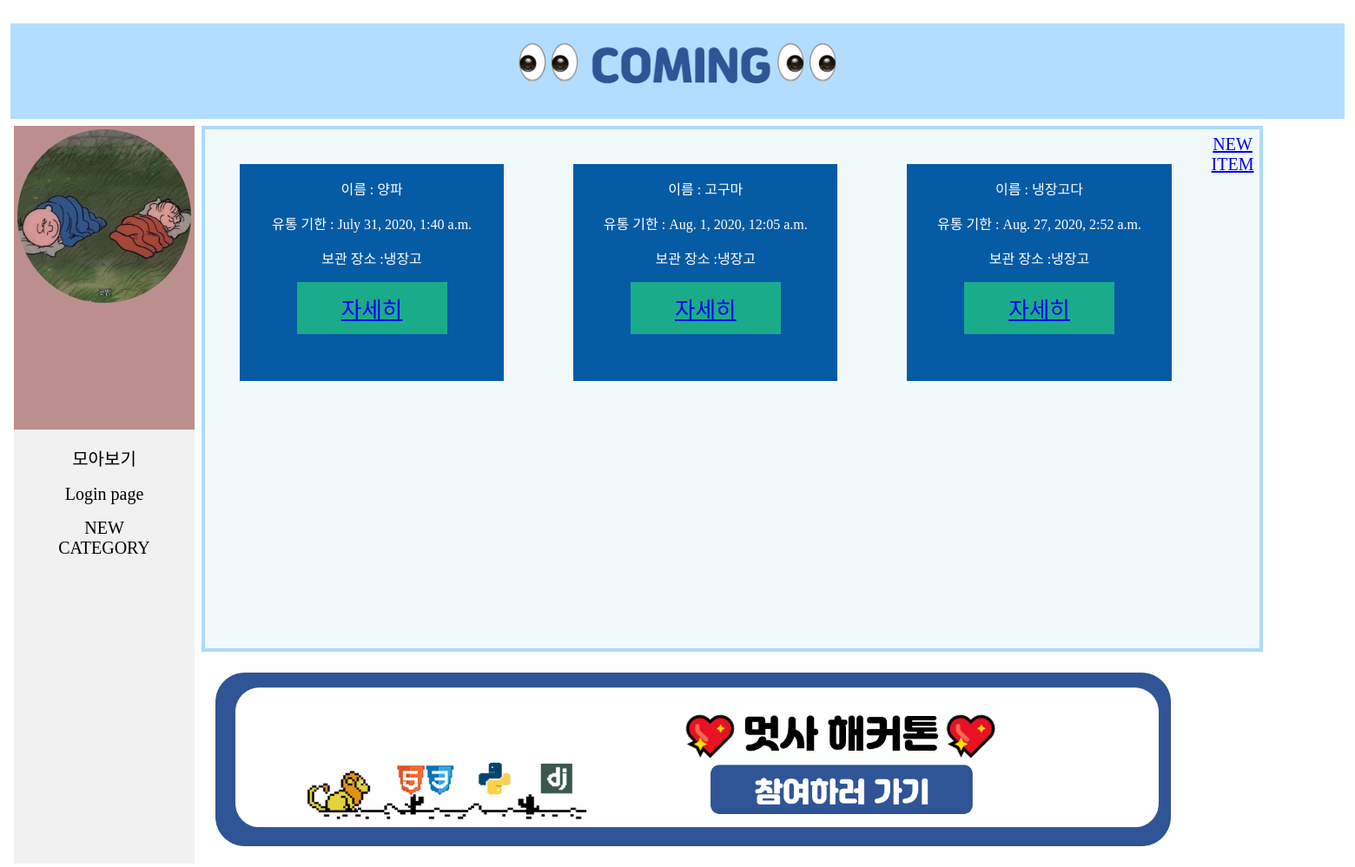
Page /cadetail/1 on the committed database.
### app0/models.py (models this page shows, shortened)
class item(models.Model):
    objects = models.Manager()
    img = models.ImageField(upload_to="image", blank=True)
    name = models.CharField(max_length=15, default="이름")
    amount = models.IntegerField(default="0")
    date = models.DateTimeField(default=datetime.now, blank=True)
    exp = models.DateTimeField(default=datetime.now, blank=True)
    plc = models.ForeignKey('category', on_delete=models.CASCADE, blank=True)
    class Meta:
        ordering = ['date']

class category(models.Model):
    objects = models.Manager()
    Plc = models.CharField(max_length=15,default="보관장소")

### app0/views.py (the view)
# urls.py: path('cadetail/<int:detail_id>',views.cadetail, name='cadetail'),
def cadetail(request,detail_id):
    category_loc = get_object_or_404(category, pk=detail_id)
    item_list = item.objects.filter(plc=detail_id)
    '''
    query = request.Get.get('query','')


    if query == "냉장고":
        itemPosts = itemPosts.filter(Q(category__icontains=query)).order_by('-time')
    elif query == "창고":
        Item_detail = Item_detail.filter(Q(category__icontains=query)).order_by('-time')
    '''
    return render(request, 'cadetail.html', {'category_loc':category_loc,'item_list':item_list})

### app0/templates/cadetail.html (shortened to what this page needs)
{% load static %}
<!DOCTYPE html>
<html lang="ko">
<head>
    <link rel="stylesheet" href="{% static 'main.css' %}">
</head>
<body>
    {% block title %}
    <div class="title">
        <h1> <a href="{% url 'main' %}">
            <img src = "../static/eye.png " width ="400px">
        </a> </h1>
    </div>
    {% endblock title %}
    {% block content %}
    <div class="bottom">
        <div class = "profile">
            <div class = "prof photo"><img src="../static/zz.jpg" id="mypic"></div>
            <div class ="prof category">
            <ul>
                    <li><a href="{% url 'secondmain' %}">모아보기</a></li>
                    <li><a href="{% url 'home' %}">Login page</a></li>
                    <li><a href="{% url 'newcate' %}">NEW<br>CATEGORY</a></li>
                </ul>
            </div>
        </div>
    {% endblock content %}
    <div class = middle>
        <div class = "allshow page">
            {% for i in item_list.all %}
            <div class = "box">
                    <p>이름 : {{i.name}}</p>
                    <p>유통 기한 : {{i.exp}}</p>
                    <p>보관 장소 :{{i.plc.Plc}}</p>
                    <button id="myBtn" font-family="여기어때 잘난체 OTF"><a href="{% url 'detail' i.id %}">자세히</a></button>
            </div>
            {% endfor %}
            <div class="create">
                <a href="{% url 'newitem' %}">
                    NEW<br>ITEM</a>
            </div>
        </div>
        <div class="footer">
            <div class = "stylef">
                <a href="https://likelion.net/">
                    <img src="../static/1.png" width="1100px" height="200px" align-items="center">
                </a>
            </div>
        </div>
    </div>
</body>
</html>

### app0/static/main.css (style rules this page uses)
html { width: 100%; height: 100%; }
.title { background-color:rgba(115, 192, 255, 0.541); text-align: center; height: 110px; font-size:20px; margin: 4px; }
.bottom { height: 80%; display: flex; flex-direction: row; margin: 4px; }
.profile { display: flex; flex-direction: column; height: auto; width: 20%; text-align: center; font-size: 20px; margin: 4px; }
#mypic { border-radius: 100%; height: 200px; text-align: center; margin: 4px; }
.prof.photo { flex-direction: column; height: 350px; background-color: rosybrown; font-family: "여기어때 잘난체 OTF"; }
.prof.category { height:500px; background-color:#f1f1f1; text-align: start; }
.create { text-align: center; font-size: 20px; position: relative; padding: 6px; cursor: pointer; }
.page { width: 80%; height: 100%; background-color: rgb(241, 249, 251); border : 4px solid rgba(115, 192, 255, 0.541); margin: 4px; }
.allshow.page { display: flex; flex-direction: row; vertical-align:middle; }
.box { height: 250px; width: 400px; background-color: rgb(6, 91, 165); margin: 40px; color:white; text-align: center; }
.footer { background-color: rgb(255, 255, 255); display:flex; margin:20px; align-items:center; width: 70%; }
.middle { display:flex; flex-direction: column; }
ul { list-style-type: none; margin: 10px; padding: 0; text-align:center; font-family:"여기어때 잘난체 OTF" }
li a { display: block; color: #000; padding: 8px 16px; text-decoration: none; align-items: center; }
button { background:#1AAB8A; color:#fff; border:none; position:relative; height:60px; font-size:1.6em; padding:0 2em; cursor:pointer; transition:800ms ease all; outline:none; font-family: "여기어때 잘난체 OTF"; }
button:before,button:after { content:''; position:absolute; top:0; right:0; height:2px; width:0; background: #1b789c; transition:400ms ease all; }
button:after { right:inherit; top:inherit; left:0; bottom:0; }

### rows in the picture
item: name "양파", exp "July 31, 2020, 1:40 a.m.", plc.Plc "냉장고"
item: name "고구마", exp "Aug. 1, 2020, 12:05 a.m.", plc.Plc "냉장고"
item: name "냉장고다", exp "Aug. 27, 2020, 2:52 a.m.", plc.Plc "냉장고"
